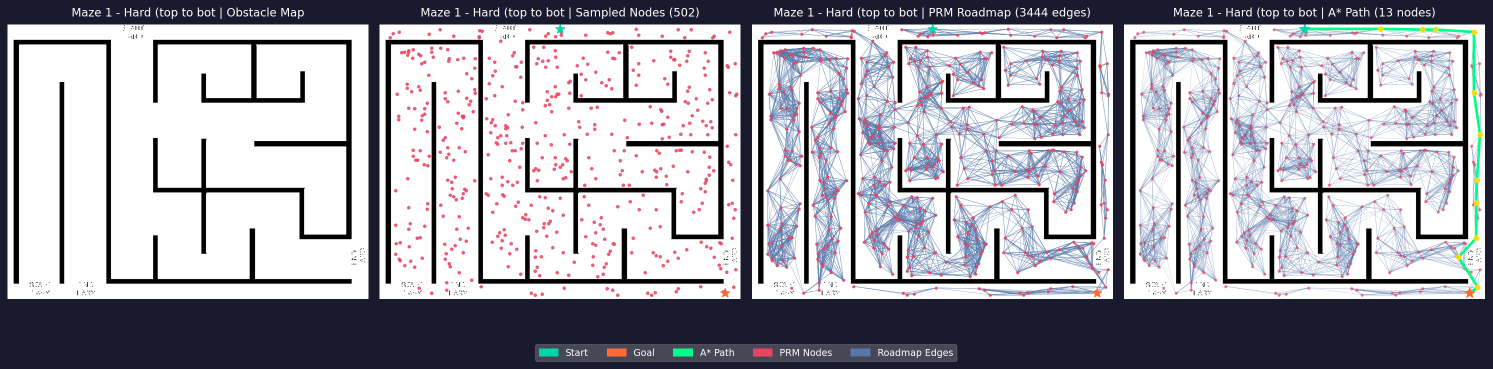
#> input picture assets/prm_maze_hard.png, 2985 x 738 px (shown at 1/2 size)
$ python prepare_readme_images.py
#> lines starting #> are read from the running program, lines starting #| are printed output that depends on the picture
"""Prepare consistently sized result images for the README."""

from pathlib import Path

from PIL import Image, ImageOps


ROOT_DIR = Path(__file__).resolve().parents[1]
ASSETS_DIR = ROOT_DIR / "assets"
CANVAS_SIZE = (1600, 900)
IMAGE_PAIRS = (
    ("prm_maze_hard.png", "prm_maze_hard_readme.png"),
    ("prm_vs_rrt_maze_hard.png", "prm_vs_rrt_maze_hard_readme.png"),
)


def prepare_image(source_path: Path, output_path: Path) -> None:
    """Fit an image onto a centered white canvas without changing its aspect ratio."""
    with Image.open(source_path) as source:
#> source is the input picture: PIL image 2985x738 RGBA; mean R, G, B, A 161.7, 161.1, 169.5, 255
        image = ImageOps.exif_transpose(source).convert("RGBA")
        image.thumbnail(CANVAS_SIZE, Image.Resampling.LANCZOS)
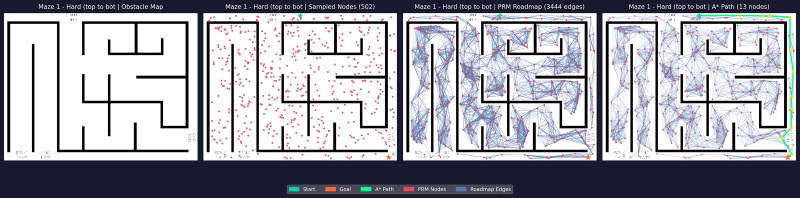
#> image: PIL image 1600x396 RGBA (shown at 1/2 size); mean R, G, B, A 161.4, 160.7, 169.2, 255

        canvas = Image.new("RGBA", CANVAS_SIZE, "white")
#> canvas: PIL image 1600x900 RGBA; every value is 255
        offset = (
            (CANVAS_SIZE[0] - image.width) // 2,
            (CANVAS_SIZE[1] - image.height) // 2,
        )
#> offset = (0, 252)
        canvas.alpha_composite(image, offset)
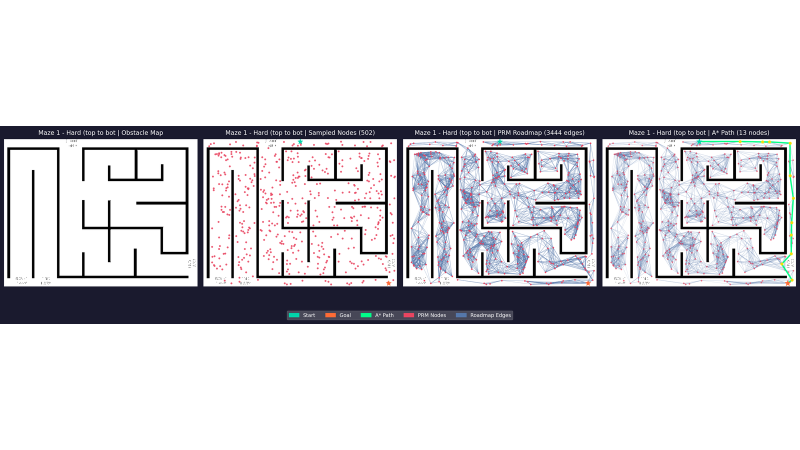
#> canvas: PIL image 1600x900 RGBA (shown at 1/2 size); mean R, G, B, A 213.8, 213.5, 217.3, 255
        canvas.convert("RGB").save(output_path, format="PNG", optimize=True)

    print(f"Generated {output_path.relative_to(ROOT_DIR)} ({CANVAS_SIZE[0]}x{CANVAS_SIZE[1]})")


def main() -> None:
    for source_name, output_name in IMAGE_PAIRS:
        prepare_image(ASSETS_DIR / source_name, ASSETS_DIR / output_name)
#> pass 2 of the loop in main, `for source_name, output_name in IMAGE_PAIRS:`:
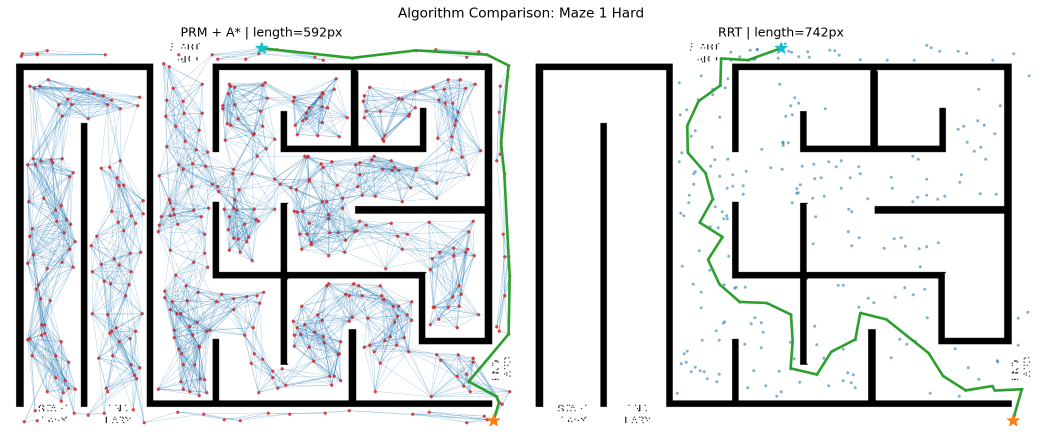
#> input picture assets/prm_vs_rrt_maze_hard.png, 2085 x 872 px (shown at 1/2 size)
#> in prepare_image, source is the input picture: PIL image 2085x872 RGBA; mean R, G, B, A 219.3, 222.2, 223.5, 255
#> in prepare_image (call 2), `image.thumbnail(CANVAS_SIZE, Image.Resampling.LANCZOS)`:
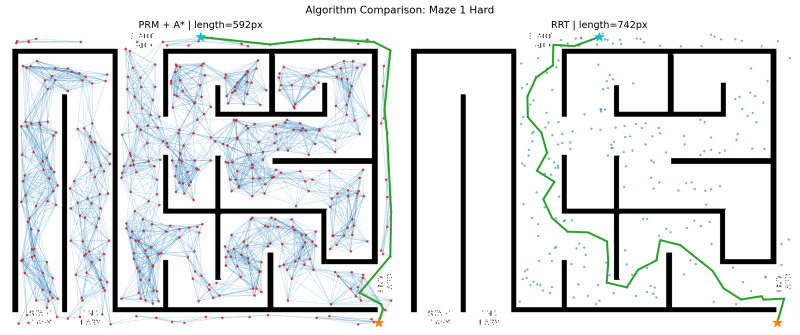
#> image: PIL image 1600x669 RGBA (shown at 1/2 size); mean R, G, B, A 219, 222, 223.3, 255
#> in prepare_image (call 2), `canvas.alpha_composite(image, offset)`:
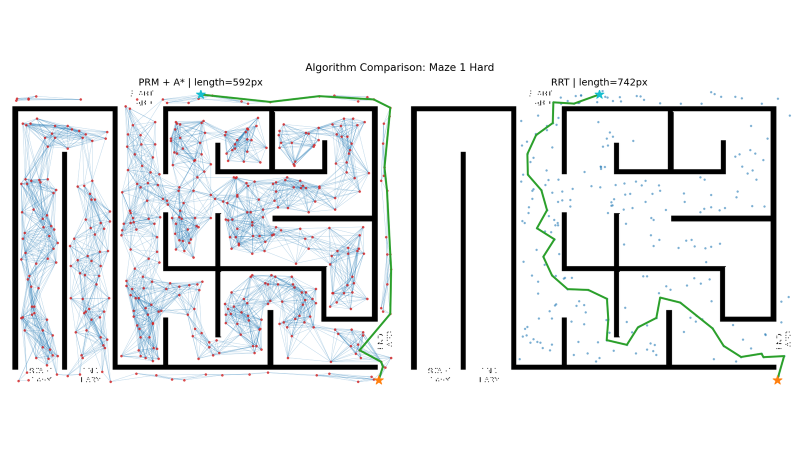
#> canvas: PIL image 1600x900 RGBA (shown at 1/2 size); mean R, G, B, A 228.3, 230.5, 231.5, 255


if __name__ == "__main__":
    main()
